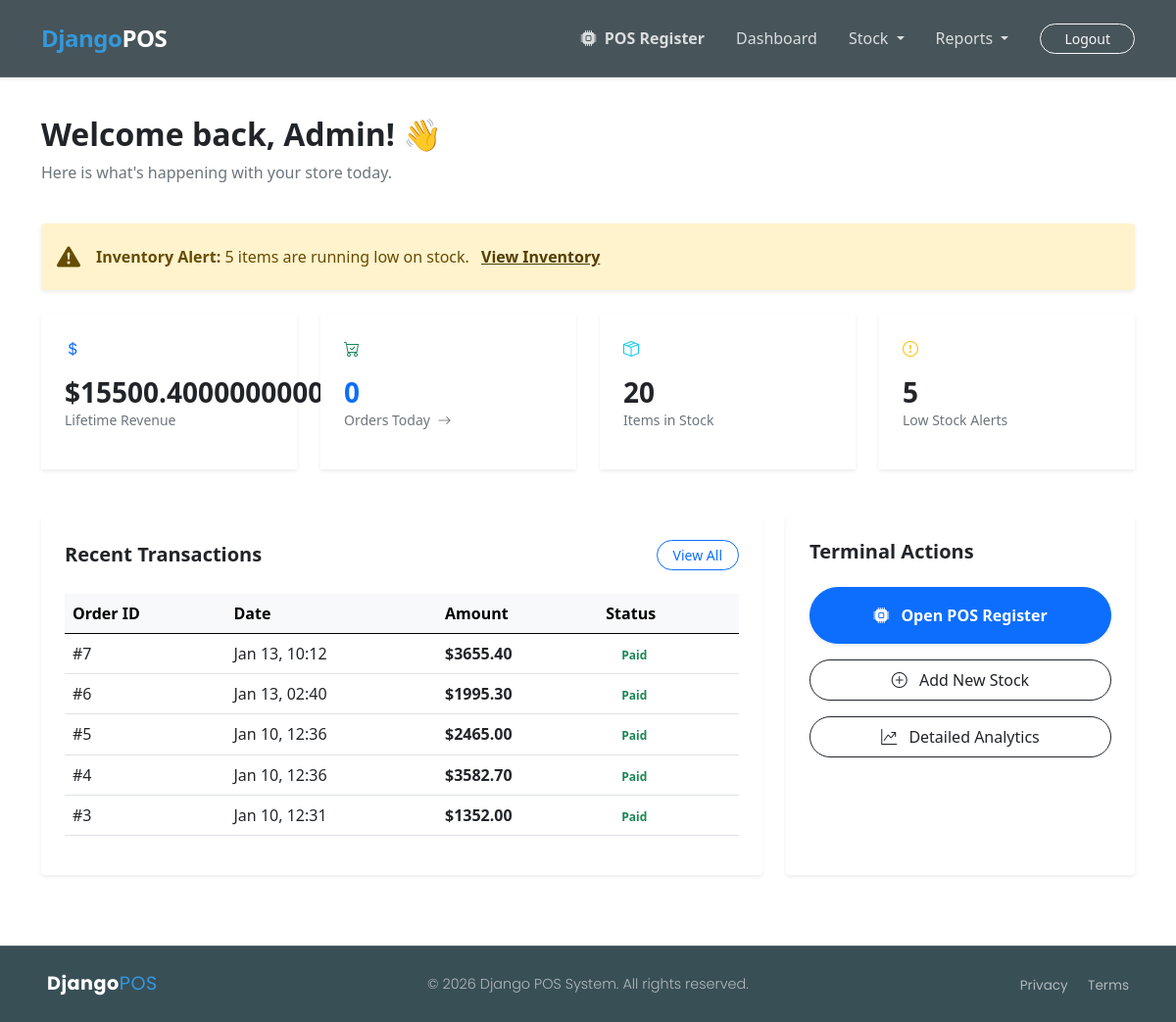
The page /accounts/dashboard/ (signed in) on the database its author committed.
### app_sales/models.py (models this page shows, shortened)
class Sale(models.Model):
    transaction_date = models.DateTimeField(auto_now_add=True)
    customer_name = models.CharField(max_length=100, default="Walking Customer")
    subtotal = models.DecimalField(max_digits=10, decimal_places=2, default=0.00)
    tax_amount = models.DecimalField(max_digits=10, decimal_places=2, default=0.00)
    discount_amount = models.DecimalField(max_digits=10, decimal_places=2, default=0.00)
    grand_total = models.DecimalField(max_digits=10, decimal_places=2)

### accounts/views.py (the view)
# urls.py: path('dashboard/', dashboard_view, name='dashboard'),
@login_required(login_url='login')
def dashboard_view(request):
    today = timezone.now().date()
    total_revenue = Sale.objects.aggregate(Sum('grand_total'))['grand_total__sum'] or 0
    orders_today = Sale.objects.filter(transaction_date__date=today).count()
    total_products = Product.objects.aggregate(Sum('product_quantity'))['product_quantity__sum'] or 0
    recent_transactions = Sale.objects.order_by('-transaction_date')[:5]
    low_stock_products = Product.objects.filter(product_quantity__lt=5)
    context = {
        'total_revenue': total_revenue,
        'orders_today': orders_today,
        'total_products': total_products,
        'recent_transactions': recent_transactions,
        'low_stock_products': low_stock_products,
        'low_stock_count': low_stock_products.count(),
    }
    return render(request, "dashboard.html", context)

### accounts/templates/dashboard.html (shortened to what this page needs)
{% extends 'base.html' %}
{% load static %}
{% block body_content %}
<div class="dashboard-wrapper py-5">
    <div class="container">
        <div class="row mb-4">
            <div class="col-12">
                <h2 class="fw-bold">Welcome back, {{ user.username|title }}! 👋</h2>
                <p class="text-muted">Here is what's happening with your store today.</p>
            </div>
        </div>
        {% if low_stock_count > 0 %}
        <div class="alert alert-warning border-0 shadow-sm rounded-4 d-flex align-items-center mb-4">
            <i class="bi bi-exclamation-triangle-fill fs-4 me-3"></i>
            <div>
                <strong>Inventory Alert:</strong> {{ low_stock_count }} items are running low on stock.
                <a href="{% url 'product.list' %}" class="alert-link ms-2">View Inventory</a>
            </div>
        </div>
        {% endif %}
        <div class="row g-4 mb-5">
            <div class="col-md-3">
                <div class="stat-card p-4 shadow-sm bg-white rounded-4">
                    <div class="stat-icon bg-primary-soft text-primary"><i class="bi bi-currency-dollar"></i></div>
                    <h3 class="fw-bold mb-0 mt-3">${{ total_revenue }}</h3>
                    <p class="text-muted small">Lifetime Revenue</p>
                </div>
            </div>
            <div class="col-md-3">
                <a href="{% url 'sales.report' %}" class="text-decoration-none">
                    <div class="stat-card p-4 shadow-sm bg-white rounded-4 border-primary-hover">
                        <div class="stat-icon bg-success-soft text-success"><i class="bi bi-cart-check"></i></div>
                        <h3 class="fw-bold mb-0 mt-3">{{ orders_today }}</h3>
                        <p class="text-muted small">Orders Today <i class="bi bi-arrow-right ms-1"></i></p>
                    </div>
                </a>
            </div>
            <div class="col-md-3">
                <div class="stat-card p-4 shadow-sm bg-white rounded-4">
                    <div class="stat-icon bg-info-soft text-info"><i class="bi bi-box-seam"></i></div>
                    <h3 class="fw-bold mb-0 mt-3">{{ total_products }}</h3>
                    <p class="text-muted small">Items in Stock</p>
                </div>
            </div>
            <div class="col-md-3">
                <div class="stat-card p-4 shadow-sm bg-white rounded-4">
                    <div class="stat-icon bg-warning-soft text-warning"><i class="bi bi-exclamation-circle"></i></div>
                    <h3 class="fw-bold mb-0 mt-3">{{ low_stock_count }}</h3>
                    <p class="text-muted small">Low Stock Alerts</p>
                </div>
            </div>
        </div>
        <div class="row">
            <div class="col-lg-8 mb-4">
                <div class="card border-0 shadow-sm p-4 h-100 rounded-4">
                    <div class="d-flex justify-content-between align-items-center mb-4">
                        <h5 class="fw-bold mb-0">Recent Transactions</h5>
                        <a href="{% url 'sales.report' %}" class="btn btn-sm btn-outline-primary rounded-pill px-3">View All</a>
                    </div>
                    <div class="table-responsive">
                        <table class="table table-hover align-middle">
                            <thead class="table-light">
                                <tr>
                                    <th>Order ID</th>
                                    <th>Date</th>
                                    <th>Amount</th>
                                    <th>Status</th>
                                </tr>
                            </thead>
                            <tbody>
                                {% for sale in recent_transactions %}
                                <tr>
                                    <td>#{{ sale.id }}</td>
                                    <td>{{ sale.transaction_date|date:"M d, H:i" }}</td>
                                    <td class="fw-bold">${{ sale.grand_total }}</td>
                                    <td><span class="badge bg-success-soft text-success rounded-pill px-3">Paid</span></td>
                                </tr>
                                {% empty %}
                                <tr><td colspan="4" class="text-center py-4">No transactions yet.</td></tr>
                                {% endfor %}
                            </tbody>
                        </table>
                    </div>
                </div>
            </div>
            <div class="col-lg-4 mb-4">
                <div class="card border-0 shadow-sm p-4 h-100 rounded-4">
                    <h5 class="fw-bold mb-4">Terminal Actions</h5>
                    <div class="d-grid gap-3">
                        <a href="{% url 'pos.register' %}" class="btn btn-primary rounded-pill py-3 fw-bold shadow-sm">
                            <i class="bi bi-cpu-fill me-2"></i> Open POS Register
                        </a>
                        <a href="{% url 'product.create' %}" class="btn btn-outline-dark rounded-pill py-2">
                            <i class="bi bi-plus-circle me-2"></i> Add New Stock
                        </a>
                        <a href="{% url 'sales.report' %}" class="btn btn-outline-dark rounded-pill py-2">
                            <i class="bi bi-graph-up-arrow me-2"></i> Detailed Analytics
                        </a>
                    </div>
                </div>
            </div>
        </div>
    </div>
</div>
{% endblock %}

### static/css/root.css (style rules this page uses)
* { margin: 0; padding: 0; box-sizing: border-box; }
:root { --primary-color-light: #91ADB6; --primary-color-mid: #628693; --primary-color-dark: #394F56; --secondary-color-dark: #080B0C; --secondary-color-light: #D9E2E4; --primary-font: 'Poppins'; --primary-background-color: #f4f4f4; --secondary-background-color: #d3d3d3; }
body { display: flex; flex-direction: column; min-height: 100vh; padding-top: 70px; }
html, body { height: 100%; margin: 0; }
.alert-warning { border-left-color: #ffc107 !important; }

### rows shown on the page
Sale: id "7", transaction_date "Jan 13, 10:12", grand_total "3655.40"
Sale: id "6", transaction_date "Jan 13, 02:40", grand_total "1995.30"
Sale: id "5", transaction_date "Jan 10, 12:36", grand_total "2465.00"
Sale: id "4", transaction_date "Jan 10, 12:36", grand_total "3582.70"
Sale: id "3", transaction_date "Jan 10, 12:31", grand_total "1352.00"

### other values the page prints
{{ user.username|title }} "Admin"
{{ low_stock_count }} "5"
{{ total_revenue }} "15500.4000000000"
{{ orders_today }} "0"
{{ total_products }} "20"
